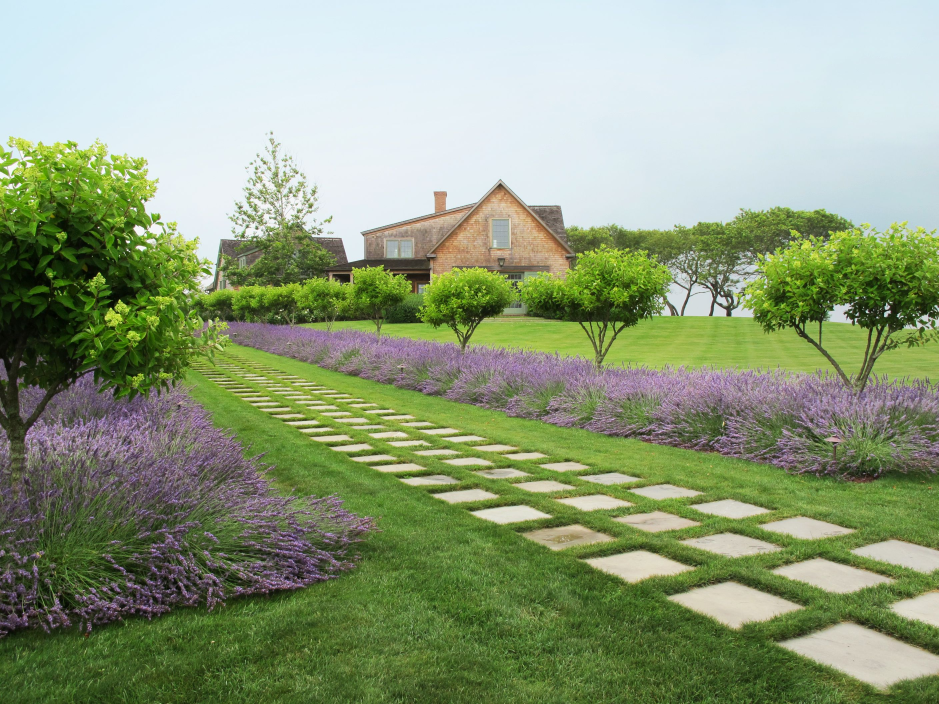
#> input picture my_file.jpg, 2816 x 2112 px (shown at 1/3 size)
$ jupyter execute --allow-errors en_data_collection_notebook.ipynb
#> lines starting #> are read from the running program, lines starting #| are printed output that depends on the picture
<a href="https://colab.research.google.com/github/ViniciusBG/en-data-collection/blob/master/en_data_collection_notebook.ipynb" target="_parent"></a>

## **Data Collection Notebook**

**This notebook contains Python code with reduced comments**

[cell 1]
import sys
IN_COLAB = 'google.colab' in sys.modules

[cell 2]
if IN_COLAB:
  import os
  os.system('git clone https://github.com/awarischool/en-data-collection') # Clones en-data-collection repository
  os.chdir('data-collection/') # Muda o diretório de leitura dos arquivos

#> (a cell that did not finish here is left out)

### **Reading Excel files**

[cell 4]
import pandas as pd #imports pandas

#> (a cell that did not finish here is left out)

### **Reading CSV files**

[cell 6]
import pandas as pd # Importing pandas, it is not necessary to import more than once.
                    # It was only done here as an example.

#> (a cell that did not finish here is left out)

### **Reading text files**

#> (a cell that did not finish here is left out)

### **PIL - Importing image files**

[cell 9]
from PIL import Image # Importing Pillow

[cell 10]
im = Image.open('my_file.jpg')                 # Reads local image file with Pillow
#> im is the input picture: PIL image 2816x2112 RGB; mean R, G, B 141.5, 156.6, 123.7
out = im.resize( [int(0.1 * i) for i in im.size] ) # Ressizes the image
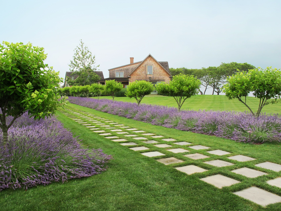
#> out: PIL image 281x211 RGB; mean R, G, B 141.5, 156.6, 123.7
out                                                # Shows the image
